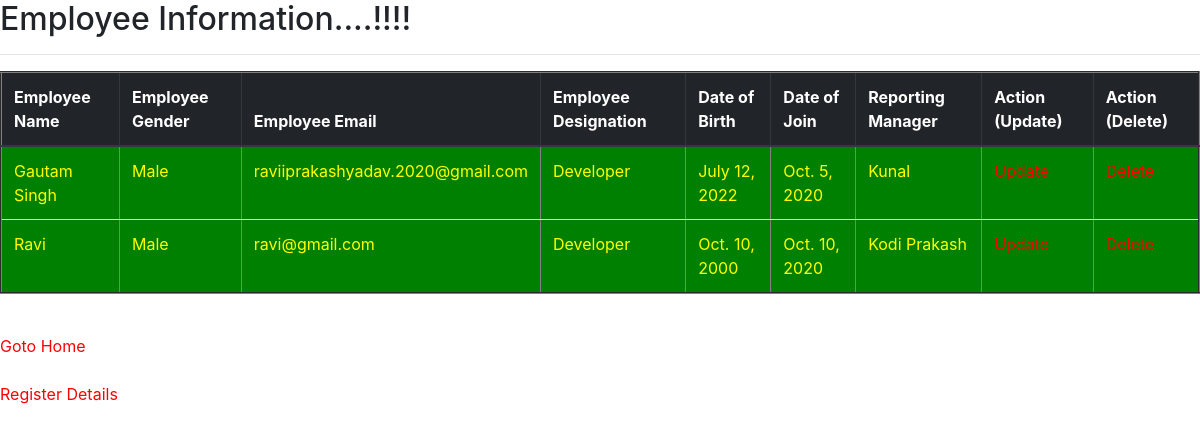
Page /app/get_emp_data on the committed database.
### app/models.py (models this page shows, shortened)
class Employee(models.Model):
    CHOICE=(('male','Male'), ('female',' Female'),('other','Others'))
    name=models.CharField(max_length=30)
    email=models.EmailField()
    date_of_birth=models.DateField()
    date_of_join=models.DateField()
    gender=models.CharField(max_length=20, choices=CHOICE )
    designation=models.CharField(max_length=30)
    reporting_manager=models.CharField(max_length=30)

### app/views.py (the view)
# urls.py: path("get_emp_data", views.get_emp_data),
def get_emp_data(request):
    emp_data=Employee.objects.all()
    return render(request,'app/emp_data.html',{'emp_data':emp_data})

### templates/app/emp_data.html (shortened to what this page needs)
{% extends 'app/base.html' %}
  {% block body_block %}
    <h2>Employee Information....!!!!</h2>
    <hr>
    <table class="table" border="2">
        <thead class="thead-dark">
          <tr>
            <th scope="col">Employee Name</th>
            <th scope="col">Employee Gender</th>
            <th scope="col">Employee Email</th>
            <th scope="col">Employee Designation</th>
            <th scope="col">Date of Birth</th>
            <th scope="col">Date of Join</th>
            <th scope="col">Reporting Manager</th>
            <th scope="col">Action (Update)</th>
            <th scope="col">Action (Delete)</th>
          </tr>
        </thead>
        <tbody>
            {% for data in emp_data %}
          <tr>
            <td> {{data.name|title}}</td>
            <td> {{data.gender|title}}</td>
            <td>{{data.email|lower}}</td>
            <td>{{data.designation|title}}</td>
            <td>{{data.date_of_birth}}</td>
            <td>{{data.date_of_join}}</td>
            <td>{{data.reporting_manager|title}}</td>
            <td><a href="update/{{data.id}}">Update</a></td>
            <td ><a href="delete/{{data.id}}">Delete</a></td>
          </tr>
          {% endfor %}
        </tbody>
      </table>
    <br>
    <a href="/app/home" >Goto Home</a>
    <br>
    <br>
    <a href="/app/empdataform">Register Details</a>
    {% endblock %}

### templates/app/base.html (shortened to what this page needs)
<!DOCTYPE html>
<html lang="en">
<head>
  <link rel="stylesheet" href="https://maxcdn.bootstrapcdn.com/bootstrap/4.0.0/css/bootstrap.min.css"
>
</head>
<body>
{% block body_block %}
{% endblock %}
</body>
</html>

### templates/app/base.html (style rules this page uses)
body { background-image: url("https://images.pexels.com/photos/19670/pexels-photo.jpg?auto=compress&cs=tinysrgb&w=1260&h=750&dpr=1"); background-repeat: no-repeat; background-attachment: fixed; background-size: 100% 100%; }

### templates/app/emp_data.html (style rules this page uses)
a:link { color: red; }
td { background:green; color:yellow; }

### rows in the picture
Employee: name "Gautam Singh", gender "Male", email "raviiprakashyadav.2020@gmail.com", designation "Developer", date_of_birth "July 12, 2022", date_of_join "Oct. 5, 2020", reporting_manager "Kunal"
Employee: name "Ravi", gender "Male", email "ravi@gmail.com", designation "Developer", date_of_birth "Oct. 10, 2000", date_of_join "Oct. 10, 2020", reporting_manager "Kodi Prakash"
